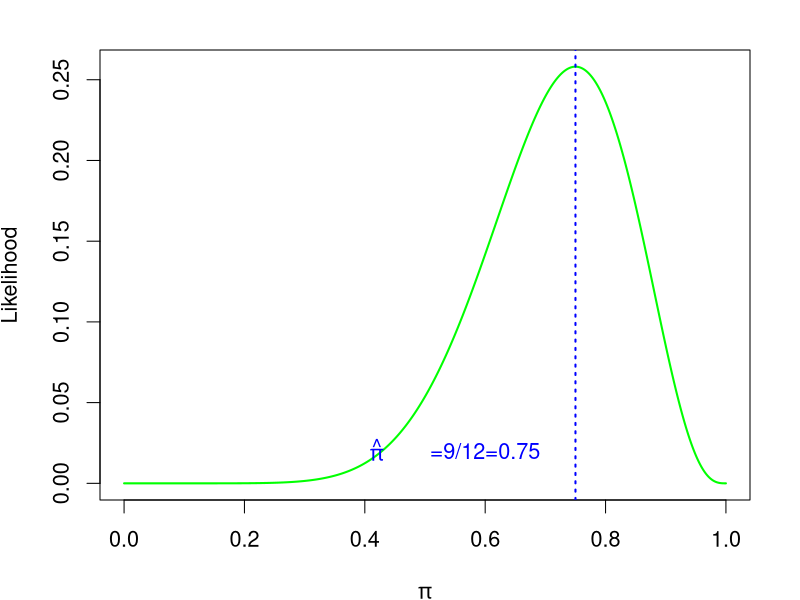
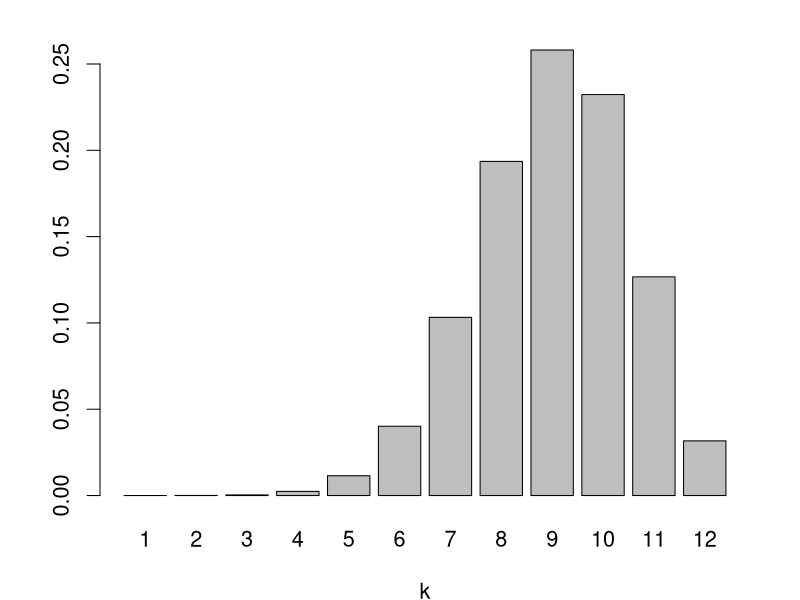
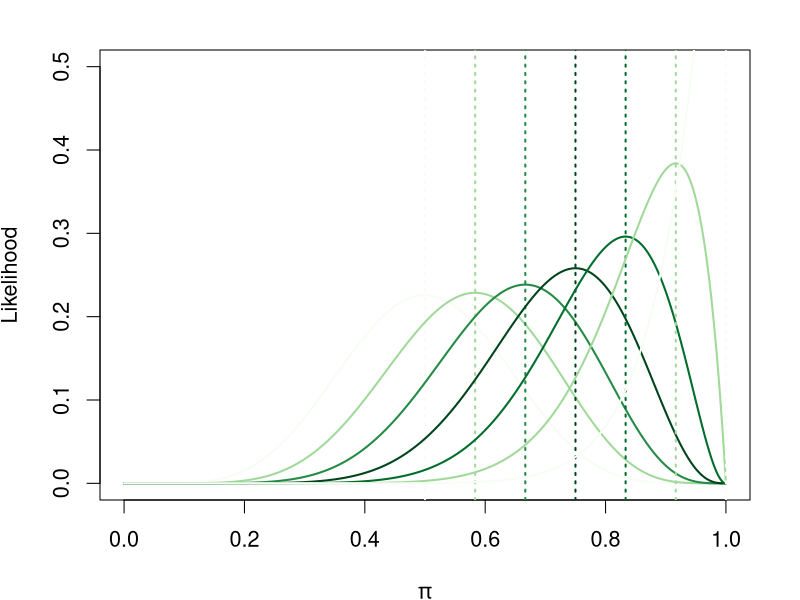
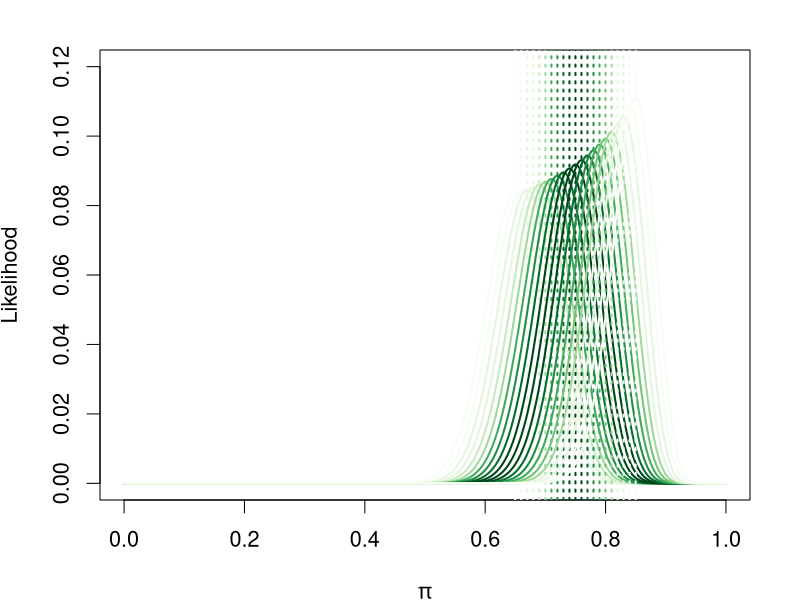
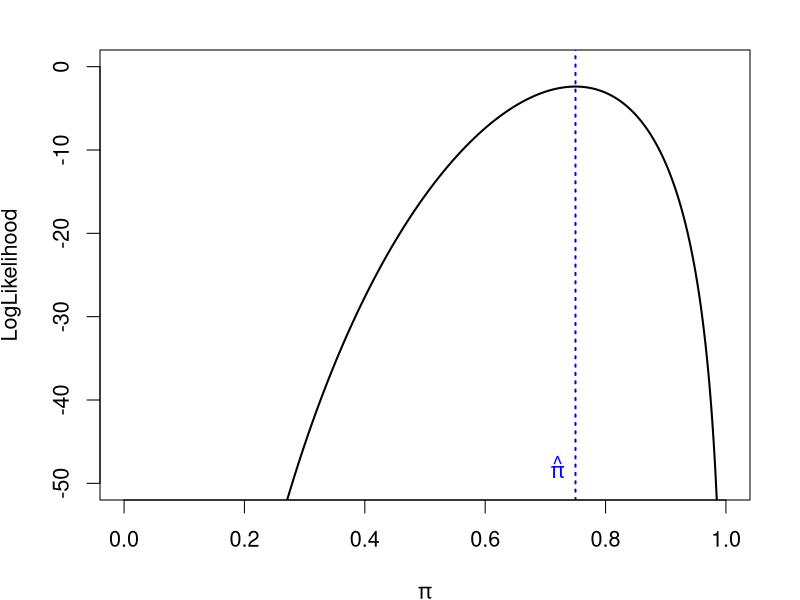
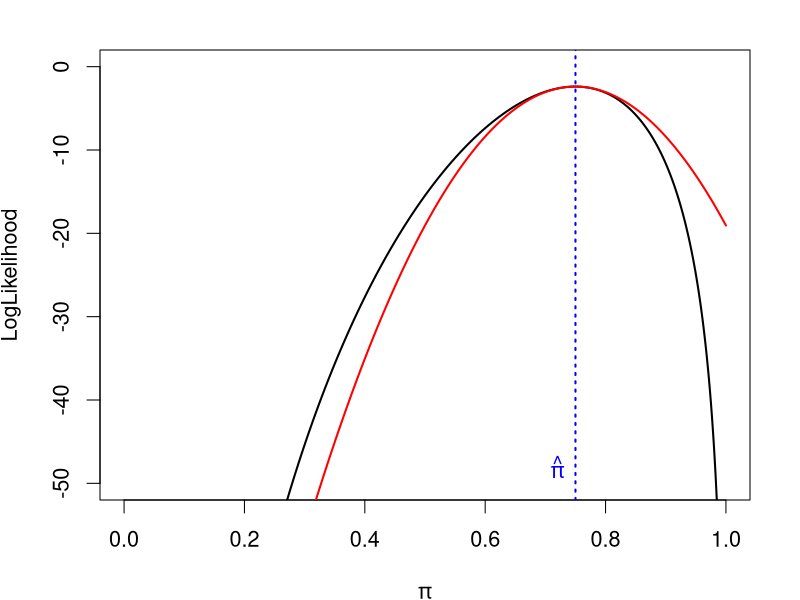
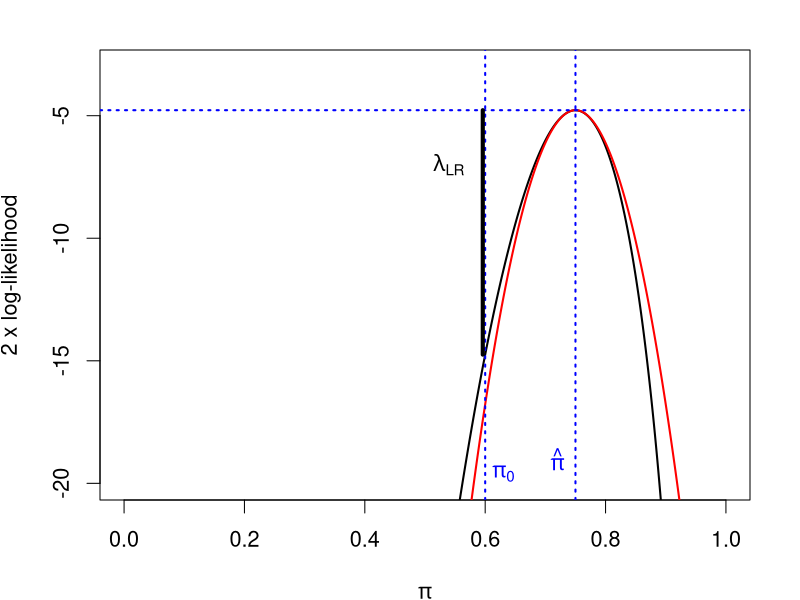
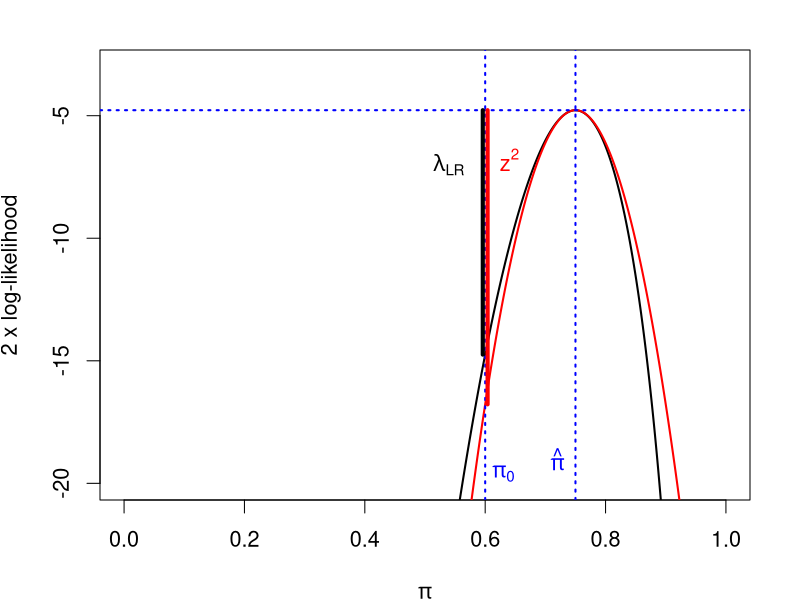

The R source for these figures, in order:
## ---- chunk 1
library(tidyverse)
library(ggplot2)
library(knitr)
library(RColorBrewer)
## ---- chunk 2
#| echo: false
#| eval: true
#| fig-align: "center"
L<-function(p){
  choose(12,9)*p^9*(1-p)^(3)
  }
p<-seq(0,1,0.001)
Likelihood<-L(p)
par(cex=1.3, mai=c(1,1,.5,.5))
plot(p,Likelihood, type="l", col="green", xlab=expression(paste(pi)), lwd=2)
abline(v=9/12, lty=3, col="blue", lwd=2)
text(0.42, 0.021, expression(hat(pi)), col="blue")
text(0.60, 0.02, "=9/12=0.75",  col="blue")
## ---- chunk 3
#| echo: false
#| eval: true
#| fig-align: "center"
rf<-dbinom(1:12,12, prob=0.75)
par(cex=1.3, mai=c(1,1,.5,.5))
barplot(rf, xlab="k", names.arg=1:12)
## ---- chunk 4
#| echo: false
#| eval: true
#| fig-align: "center"
Lgen<-function(k,n,p){
  choose(n,k)*p^k*(1-p)^(n-k)
}
n<-12
p<-seq(0,1,0.001)
rf<-dbinom(1:n,n, prob=0.75)
rf_max<-max(rf)
k<-1
Likelihood<-Lgen(k,n,p)
mypallete<-brewer.pal(9,"Greens")
par(cex=1.3, mai=c(1,1,.5,.5))
plot(p,Likelihood, type="l", col=mypallete[round(rf[k]*100)], xlab=expression(paste(pi)), lwd=2, ylim=c(0,0.5))
for (k in 1:n) {
  Likelihood<-Lgen(k,n,p)
  lines(p,Likelihood, type="l", col=mypallete[round(rf[k]/rf_max*9)], lwd=2)
  abline(v=k/n, lty=3, col=mypallete[round(rf[k]/rf_max*9)], lwd=2)
}

## ---- chunk 5
#| echo: false
#| eval: true
#| fig-align: "center"
Lgen<-function(k,n,p){
  choose(n,k)*p^k*(1-p)^(n-k)
}
n<-100
p<-seq(0,1,0.001)
rf<-dbinom(1:n,n, prob=0.75)
rf_max<-max(rf)
k<-1
Likelihood<-Lgen(k,n,p)
mypallete<-brewer.pal(9,"Greens")
par(cex=1.3, mai=c(1,1,.5,.5))
plot(p,Likelihood, type="l", col=mypallete[round(rf[k]*100)], xlab=expression(paste(pi)), lwd=2, ylim=c(0,0.12))
for (k in 1:n) {
  Likelihood<-Lgen(k,n,p)
  lines(p,Likelihood, type="l", col=mypallete[round(rf[k]/rf_max*9)], lwd=2)
  abline(v=k/n, lty=3, col=mypallete[round(rf[k]/rf_max*9)], lwd=2)
}

## ---- chunk 6
#| echo: false
#| eval: true
#| fig-align: "center"
Lgen<-function(k,n,p){
  choose(n,k)*p^k*(1-p)^(n-k)
}
n<-100
k<-75
p<-seq(0,1,0.001)
p0<-0.75
LogLikelihood<-log(Lgen(k,n,p))
approx<--0.5*n/(p0*(1-p0))*(p-p0)^2+max(LogLikelihood)
par(cex=1.3, mai=c(1,1,.5,.5))
plot(p,LogLikelihood, type="l", col="black", xlab=expression(paste(pi)), lwd=2, ylim=c(-50,0))
abline(v=k/n, lty=3, col="blue", lwd=2)
text(k/n-0.03, -48, expression(hat(pi)), col="blue")
## ---- chunk 7
#| echo: false
#| eval: true
#| fig-align: "center"
Lgen<-function(k,n,p){
  choose(n,k)*p^k*(1-p)^(n-k)
}
n<-100
k<-75
p<-seq(0,1,0.001)
p0<-0.75
LogLikelihood<-log(Lgen(k,n,p))
approx<--0.5*n/(p0*(1-p0))*(p-p0)^2+max(LogLikelihood)
par(cex=1.3, mai=c(1,1,.5,.5))
plot(p,LogLikelihood, type="l", col="black", xlab=expression(paste(pi)), lwd=2, ylim=c(-50,0))
lines(p,approx, type="l", col="red", lwd=2)
abline(v=k/n, lty=3, col="blue", lwd=2)
text(k/n-0.03, -48, expression(hat(pi)), col="blue")
## ---- chunk 8
#| echo: false
#| eval: true
#| fig-align: "center"
Lgen<-function(k,n,p){
  choose(n,k)*p^k*(1-p)^(n-k)
}
n<-100
k<-75
p<-seq(0,1,0.001)
p0<-0.75
ph0<-0.6
LogLikelihood<-log(Lgen(k,n,p))
lmax<-max(LogLikelihood)
approx<--0.5*n/(p0*(1-p0))*(p-p0)^2+lmax
par(cex=1.3, mai=c(1,1,.5,.5))
plot(p,2*LogLikelihood, type="l", col="black", xlab=expression(pi), ylab="2 x log-likelihood", lwd=2, ylim=c(-20,-3))
lines(p,2*approx, type="l", col="red", lwd=2)
abline(v=k/n, lty=3, col="blue", lwd=2)
text(k/n-0.03, -19, expression(hat(pi)), col="blue")
abline(h=2*lmax, lty=3, col="blue", lwd=2)
abline(v=0.6, lty=3, col="blue", lwd=2)
text(0.6+0.03, -19.6, expression(pi[0]), col="blue")
lines(ph0-c(0.004,0.004),c(2*lmax,2*log(Lgen(k,n,0.6))), col="black", lwd=4)
#lines(ph0+c(0.004,0.004),c(2*lmax,-n/(p0*(1-p0))*(ph0-p0)^2+2*lmax), col="red", lwd=4)
text(ph0-0.06, -7, expression(lambda[LR]), col="black")
#text(ph0+0.04, -6.8, expression(z^2), col="red")
## ---- chunk 9
#| echo: false
#| eval: true
#| fig-align: "center"
Lgen<-function(k,n,p){
  choose(n,k)*p^k*(1-p)^(n-k)
}
n<-100
k<-75
p<-seq(0,1,0.001)
p0<-0.75
ph0<-0.6
LogLikelihood<-log(Lgen(k,n,p))
lmax<-max(LogLikelihood)
approx<--0.5*n/(p0*(1-p0))*(p-p0)^2+lmax
par(cex=1.3, mai=c(1,1,.5,.5))
plot(p,2*LogLikelihood, type="l", col="black", xlab=expression(pi), ylab="2 x log-likelihood", lwd=2, ylim=c(-20,-3))
lines(p,2*approx, type="l", col="red", lwd=2)
abline(v=k/n, lty=3, col="blue", lwd=2)
text(k/n-0.03, -19, expression(hat(pi)), col="blue")
abline(h=2*lmax, lty=3, col="blue", lwd=2)
abline(v=0.6, lty=3, col="blue", lwd=2)
text(0.6+0.03, -19.6, expression(pi[0]), col="blue")
lines(ph0-c(0.004,0.004),c(2*lmax,2*log(Lgen(k,n,0.6))), col="black", lwd=4)
lines(ph0+c(0.004,0.004),c(2*lmax,-n/(p0*(1-p0))*(ph0-p0)^2+2*lmax), col="red", lwd=4)
text(ph0-0.06, -7, expression(lambda[LR]), col="black")
text(ph0+0.04, -6.8, expression(z^2), col="red")
